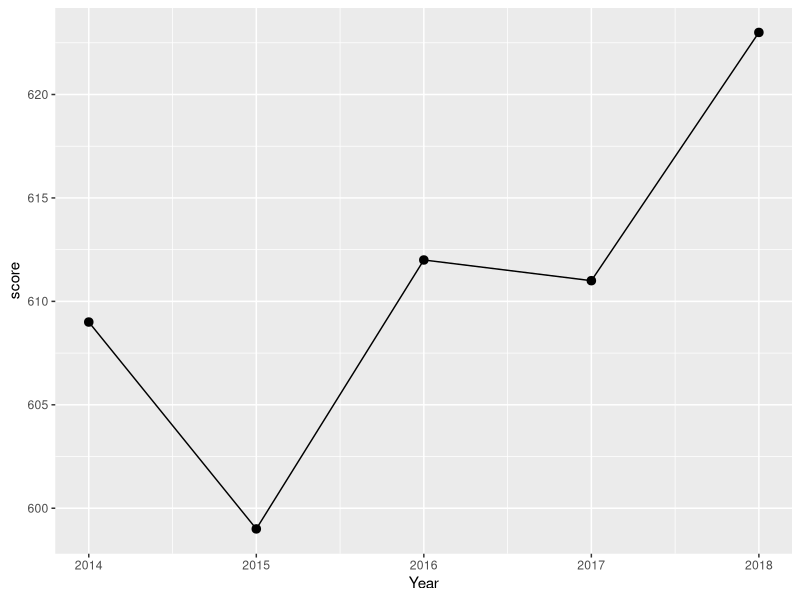
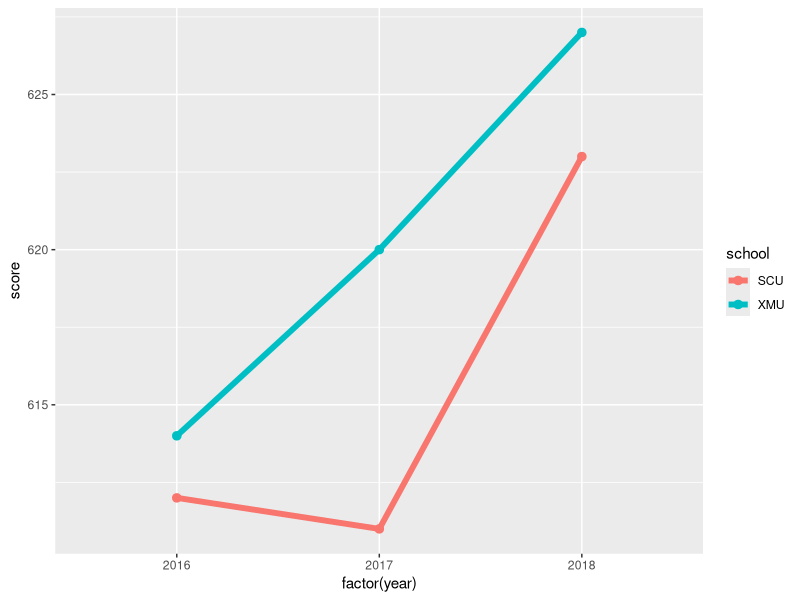

Generate these figures, in order, with R:
## ---- chunk 1
library(ggplot2)
library(lubridate) 
Year <- year(seq(from = as.Date("2014-01-01"),to = as.Date("2018-01-01"),by = "year"))
score <- c(609,599,612,611,623)
df <- data.frame(Tear = Year,score = score)

ggplot(df,aes(x = Year,y = score,group = 1))+
    geom_line()+xlab("Year")+geom_point(size=4, shape=20)
## ---- chunk 2
school=c("XMU","XMU","XMU","SCU","SCU","SCU")
year=c(2016,2017,2018)
score=c(614,620,627,612,611,623)
tgg=data.frame(school,year,score)
ggplot(tgg, aes(x=factor(year), y=score, colour=school,group=school)) + geom_line(size=2)+geom_point(size=4, shape=20)
